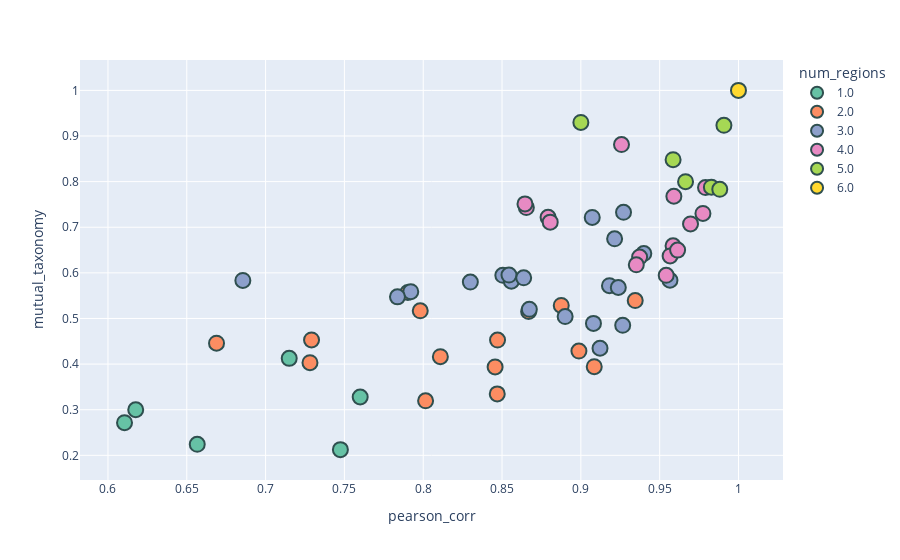

Notebook source saved alongside this figure:
### Code cell
import plotly.express as px

# Specify the color sequence for discrete colors
color_discrete_sequence = px.colors.qualitative.Set2

# Create an interactive scatter plot
fig = px.scatter(df_comb, x='pearson_corr', y='mutual_taxonomy', 
                 color='num_regions', size = 'log10_Ambiguity', 
                 hover_data=[df_comb.index], 
                 color_discrete_sequence=color_discrete_sequence)

# Increase marker size
fig.update_traces(marker=dict(size=15, line=dict(width=2, color='DarkSlateGrey')))

# Show the plot
fig.show()

### Figure 1 — Plotly figure (JSON) as saved in the notebook; plotly's stock layout.template omitted (floating-point values rounded to 4 significant figures)
{"data": [{"customdata": [["1"], ["2"], ["3"], ["4"], ["5"], ["6"]], "hovertemplate": "num_regions=1.0<br>pearson_corr=%{x}<br>mutual_taxonomy=%{y}<br>log10_Ambiguity=%{marker.size}<br>region_combination=%{customdata[0]}<extra></extra>", "legendgroup": "1.0", "marker": {"color": "rgb(102,194,165)", "line": {"color": "DarkSlateGrey", "width": 2}, "size": 15, "sizemode": "area", "sizeref": 0.01164, "symbol": "circle"}, "mode": "markers", "name": "1.0", "orientation": "v", "showlegend": true, "type": "scatter", "x": [0.6566, 0.715, 0.76, 0.6176, 0.6105, 0.7475], "xaxis": "x", "y": [0.2243, 0.4126, 0.3279, 0.2999, 0.2715, 0.2125], "yaxis": "y"}, {"customdata": [["1_2"], ["1_3"], ["1_4"], ["1_5"], ["1_6"], ["2_3"], ["2_4"], ["2_5"], ["2_6"], ["3_4"], ["3_5"], ["3_6"], ["4_5"], ["4_6"], ["5_6"]], "hovertemplate": "num_regions=2.0<br>pearson_corr=%{x}<br>mutual_taxonomy=%{y}<br>log10_Ambiguity=%{marker.size}<br>region_combination=%{customdata[0]}<extra></extra>", "legendgroup": "2.0", "marker": {"color": "rgb(252,141,98)", "line": {"color": "DarkSlateGrey", "width": 2}, "size": 15, "sizemode": "area", "sizeref": 0.01164, "symbol": "circle"}, "mode": "markers", "name": "2.0", "orientation": "v", "showlegend": true, "type": "scatter", "x": [0.7291, 0.8988, 0.8109, 0.9085, 0.847, 0.8876, 0.9345, 0.7903, 0.8471, 0.8669, 0.7981, 0.7282, 0.6689, 0.8456, 0.8015], "xaxis": "x", "y": [0.453, 0.4285, 0.4163, 0.3943, 0.3347, 0.5286, 0.5394, 0.5568, 0.4527, 0.5153, 0.5168, 0.4031, 0.4458, 0.3939, 0.3194], "yaxis": "y"}, {"customdata": [["1_2_3"], ["1_2_4"], ["1_2_5"], ["1_2_6"], ["1_3_4"], ["1_3_5"], ["1_3_6"], ["1_4_5"], ["1_4_6"], ["1_5_6"], ["2_3_4"], ["2_3_5"], ["2_3_6"], ["2_4_5"], ["2_4_6"], ["2_5_6"], ["3_4_5"], ["3_4_6"], ["3_5_6"], ["4_5_6"]], "hovertemplate": "num_regions=3.0<br>pearson_corr=%{x}<br>mutual_taxonomy=%{y}<br>log10_Ambiguity=%{marker.size}<br>region_combination=%{customdata[0]}<extra></extra>", "legendgroup": "3.0", "marker": {"color": "rgb(141,160,203)", "line": {"color": "DarkSlateGrey", "width": 2}, "size": 15, "sizemode": "area", "sizeref": 0.01164, "symbol": "circle"}, "mode": "markers", "name": "3.0", "orientation": "v", "showlegend": true, "type": "scatter", "x": [0.9182, 0.6856, 0.8505, 0.89, 0.9565, 0.9238, 0.908, 0.7921, 0.9266, 0.9122, 0.9399, 0.9072, 0.8559, 0.9214, 0.8544, 0.8637, 0.9271, 0.8299, 0.7837, 0.8673], "xaxis": "x", "y": [0.5719, 0.5834, 0.5946, 0.5043, 0.5838, 0.5679, 0.4893, 0.5587, 0.485, 0.4347, 0.6422, 0.7215, 0.5818, 0.6746, 0.5951, 0.5891, 0.7327, 0.5798, 0.5474, 0.5201], "yaxis": "y"}, {"customdata": [["1_2_3_4"], ["1_2_3_5"], ["1_2_3_6"], ["1_2_4_5"], ["1_2_4_6"], ["1_2_5_6"], ["1_3_4_5"], ["1_3_4_6"], ["1_3_5_6"], ["1_4_5_6"], ["2_3_4_5"], ["2_3_4_6"], ["2_3_5_6"], ["2_4_5_6"], ["3_4_5_6"]], "hovertemplate": "num_regions=4.0<br>pearson_corr=%{x}<br>mutual_taxonomy=%{y}<br>log10_Ambiguity=%{marker.size}<br>region_combination=%{customdata[0]}<extra></extra>", "legendgroup": "4.0", "marker": {"color": "rgb(231,138,195)", "line": {"color": "DarkSlateGrey", "width": 2}, "size": 15, "sizemode": "area", "sizeref": 0.01164, "symbol": "circle"}, "mode": "markers", "name": "4.0", "orientation": "v", "showlegend": true, "type": "scatter", "x": [0.9696, 0.959, 0.9373, 0.9775, 0.9585, 0.9566, 0.9791, 0.9614, 0.9352, 0.9542, 0.9258, 0.8792, 0.8654, 0.8806, 0.8646], "xaxis": "x", "y": [0.7072, 0.7679, 0.6347, 0.7303, 0.6594, 0.6371, 0.7869, 0.6498, 0.6177, 0.5946, 0.8812, 0.7218, 0.7431, 0.7112, 0.7512], "yaxis": "y"}, {"customdata": [["1_2_3_4_5"], ["1_2_3_4_6"], ["1_2_3_5_6"], ["1_2_4_5_6"], ["1_3_4_5_6"], ["2_3_4_5_6"]], "hovertemplate": "num_regions=5.0<br>pearson_corr=%{x}<br>mutual_taxonomy=%{y}<br>log10_Ambiguity=%{marker.size}<br>region_combination=%{customdata[0]}<extra></extra>", "legendgroup": "5.0", "marker": {"color": "rgb(166,216,84)", "line": {"color": "DarkSlateGrey", "width": 2}, "size": 15, "sizemode": "area", "sizeref": 0.01164, "symbol": "circle"}, "mode": "markers", "name": "5.0", "orientation": "v", "showlegend": true, "type": "scatter", "x": [0.9908, 0.9828, 0.9664, 0.9881, 0.9585, 0.9], "xaxis": "x", "y": [0.9234, 0.7878, 0.7999, 0.7831, 0.8481, 0.9298], "yaxis": "y"}, {"customdata": [["1_2_3_4_5_6"]], "hovertemplate": "num_regions=6.0<br>pearson_corr=%{x}<br>mutual_taxonomy=%{y}<br>log10_Ambiguity=%{marker.size}<br>region_combination=%{customdata[0]}<extra></extra>", "legendgroup": "6.0", "marker": {"color": "rgb(255,217,47)", "line": {"color": "DarkSlateGrey", "width": 2}, "size": 15, "sizemode": "area", "sizeref": 0.01164, "symbol": "circle"}, "mode": "markers", "name": "6.0", "orientation": "v", "showlegend": true, "type": "scatter", "x": [1], "xaxis": "x", "y": [1], "yaxis": "y"}], "layout": {"legend": {"itemsizing": "constant", "title": {"text": "num_regions"}, "tracegroupgap": 0}, "margin": {"t": 60}, "xaxis": {"anchor": "y", "domain": [0, 1], "title": {"text": "pearson_corr"}}, "yaxis": {"anchor": "x", "domain": [0, 1], "title": {"text": "mutual_taxonomy"}}}}
